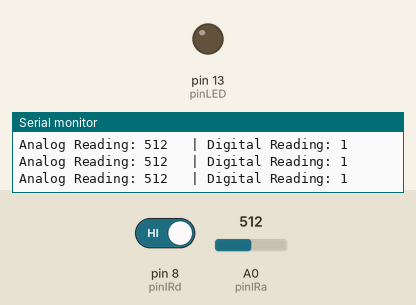
The sketch below on a simulated Arduino Uno, built with avr-gcc and run on an emulated ATmega328P. On the bench: output pins drawn as LEDs (lit = HIGH), the last lines printed to the serial monitor. Inputs (shaded band) come from the test bench; at power-on: pin 8 (pinIRd) HIGH, A0 (pinIRa) = 512.

Above: at 1.2 s.
1.3 s: pin 8 (pinIRd) driven LOW
At 2.2 s:
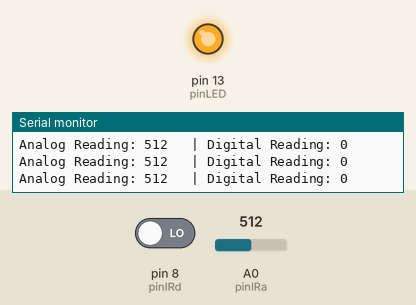
3.0 s: pin 8 (pinIRd) driven HIGH
At 3.4 s:
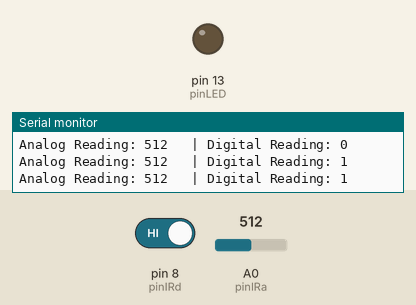
Timing chart, 0 to 6.0 s (numbered marks = the images above; inputs shaded):
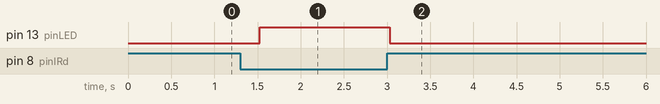

The sketch:

IR_TCRT5000.ino
```cpp
/**
 * ============================================================================
 * Calibration & Test: TCRT5000 Infrared (IR) Optical Sensor
 * ============================================================================
 * Wiring:
 * Arduino Uno  -->   TCRT5000 Module
 * 5V           -->   VCC
 * GND          -->   GND
 * A0           -->   A0 (Analog Reading)
 * D8           -->   D0 (Digital Reading)
 * ============================================================================
 */

const int pinIRd = 8;
const int pinIRa = A0;
const int pinLED = 13;

int IRvalueA = 0;
int IRvalueD = 0;

void setup() {
  Serial.begin(9600);
  pinMode(pinIRd, INPUT);
  pinMode(pinIRa, INPUT);
  pinMode(pinLED, OUTPUT);
  Serial.println(F("[Test] TCRT5000 IR Sensor Test Initialized."));
}

void loop() {
  IRvalueA = analogRead(pinIRa);
  IRvalueD = digitalRead(pinIRd);

  Serial.print(F("Analog Reading: "));
  Serial.print(IRvalueA);
  Serial.print(F("\t | Digital Reading: "));
  Serial.println(IRvalueD);

  // Turn onboard LED on when line / object is detected
  if (IRvalueD == LOW) {
    digitalWrite(pinLED, HIGH);
  } else {
    digitalWrite(pinLED, LOW);
  }

  delay(300);
}
```

Measured:
- after the input at 1.3 s, pin 13 (pinLED): LOW → HIGH after 0.23 s
- after the input at 3.0 s, pin 13 (pinLED): HIGH → LOW at once
